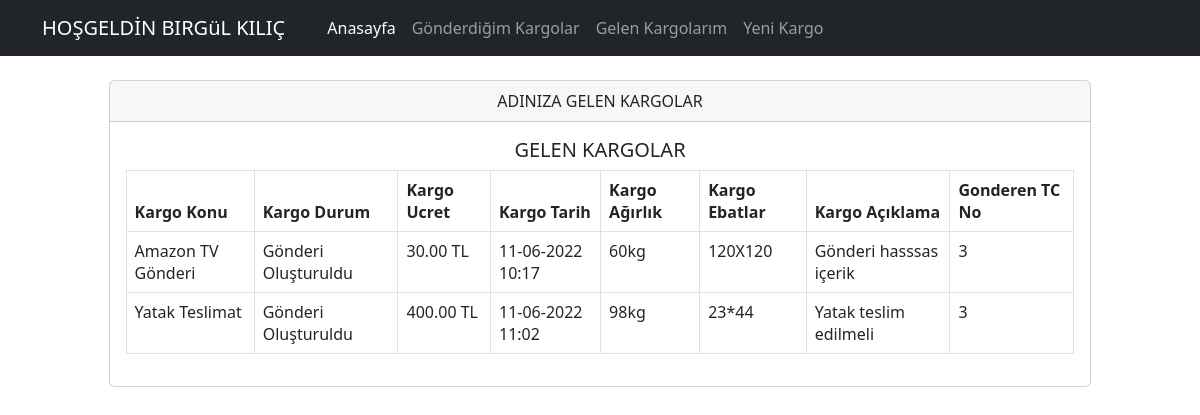
The page /gelenkargo.php (signed in) on the database its author committed.
### tables this page shows
CREATE TABLE IF NOT EXISTS `tblgonderiler` (
  `gonderiID` int(11) NOT NULL AUTO_INCREMENT,
  `gonderenID` int(11) DEFAULT NULL,
  `aliciID` int(11) DEFAULT NULL,
  `gonderiKonu` varchar(500) DEFAULT NULL,
  `gonderiIcerik` varchar(500) DEFAULT NULL,
  `gonderiAciklama` varchar(500) DEFAULT NULL,
  `gonderiAgirlik` varchar(500) DEFAULT NULL,
  `gonderiEbatlar` varchar(500) DEFAULT NULL,
  `gonderiDurum` varchar(500) DEFAULT NULL,
  `gonderiUcret` varchar(100) DEFAULT NULL,
  `tarih` varchar(300) DEFAULT NULL,
  PRIMARY KEY (`gonderiID`)
);

### gelenkargo.php (the view, shortened to what this page needs)
<?php include("db.php"); ?>
<?php include('includes/header.php'); ?>
<main class="container p-4 md-3">
  <div class="text-center">
    <div>
      <div class="card" style="width:90%">
        <div class="card-header">ADINIZA GELEN KARGOLAR</div>
        <div class="card-body">
        <?php if (isset($_SESSION['kullaniciID'])) { ?>
      <div class="title text-center"><h5>GELEN KARGOLAR</h5></div>
      <table class="table table-bordered">
        <thead>
          <tr>
            <th>Kargo Konu</th>
            <th>Kargo Durum</th>
            <th>Kargo Ucret</th>
            <th>Kargo Tarih</th>
            <th>Kargo Ağırlık</th>
            <th>Kargo Ebatlar</th>
            <th>Kargo Açıklama</th>
            <th>Gonderen TC No</th>
          </tr>
        </thead>
        <tbody>
          <?php
          $query = "SELECT * FROM tblgonderiler WHERE aliciID=".$_SESSION['kullaniciID']."";
          $result_tasks = mysqli_query($conn, $query);
          while($row = mysqli_fetch_assoc($result_tasks)) { ?>
          <tr>
            <td><?php echo $row['gonderiKonu']; ?></td>
            <td><?php echo $row['gonderiDurum']; ?></td>
            <td><?php echo $row['gonderiUcret']; ?></td>
            <td><?php echo $row['tarih']; ?></td>
            <td><?php echo $row['gonderiAgirlik']; ?></td>
            <td><?php echo $row['gonderiEbatlar']; ?></td>
            <td><?php echo $row['gonderiAciklama']; ?></td>
            <td><?php echo $row['gonderenID']; ?></td>
          </tr>
          <?php } ?>
        </tbody>
      </table>
    </div>
    <?php } ?>
        </div>
      </div>
    </div>
</main>
<?php include('includes/footer.php');?>

### gelenkargo.php (style rules this page uses)
.card { margin: 0 auto; float: none; margin-bottom: 10px; width:40%; }

### rows shown on the page
tblgonderiler: gonderiKonu "Amazon TV Gönderi", gonderiDurum "Gönderi Oluşturuldu", gonderiUcret "30.00 TL", tarih "11-06-2022 10:17", gonderiAgirlik "60kg", gonderiEbatlar "120X120", gonderiAciklama "Gönderi hasssas içerik", gonderenID "3"
tblgonderiler: gonderiKonu "Yatak Teslimat", gonderiDurum "Gönderi Oluşturuldu", gonderiUcret "400.00 TL", tarih "11-06-2022 11:02", gonderiAgirlik "98kg", gonderiEbatlar "23*44", gonderiAciklama "Yatak teslim edilmeli", gonderenID "3"

### other values the page prints
$_SESSION['adSoyad'] "BIRGüL KILIÇ"
